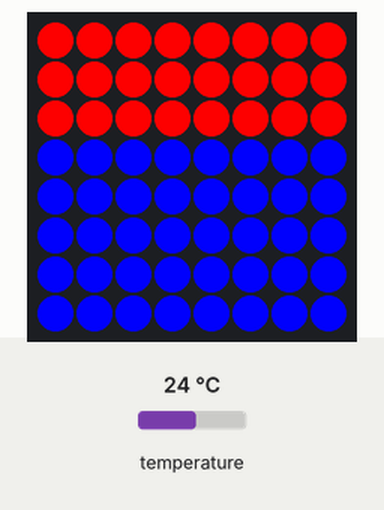
This program was run on a simulated Raspberry Pi (BCM pin numbers) with a Sense HAT. Parts: the Sense HAT's 8×8 RGB LED matrix. The inputs (shaded band) are chosen by the test bench; at power-on: temperature 24 °C.

Above: at 1.2 s.
1.3 s: temperature set to 12 °C
At 1.9 s:
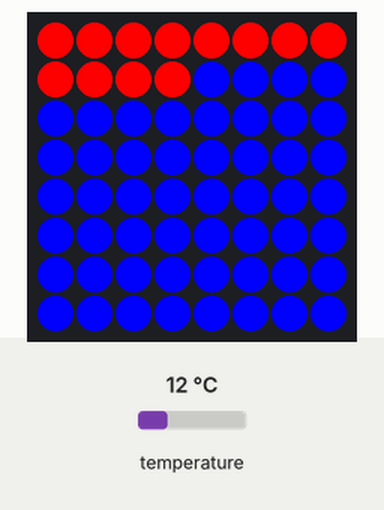
2.8 s: temperature set to 19 °C
At 4.0 s:
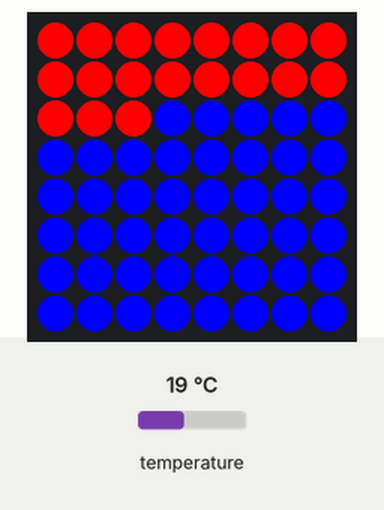
4.3 s: temperature set to 28 °C
At 5.3 s:
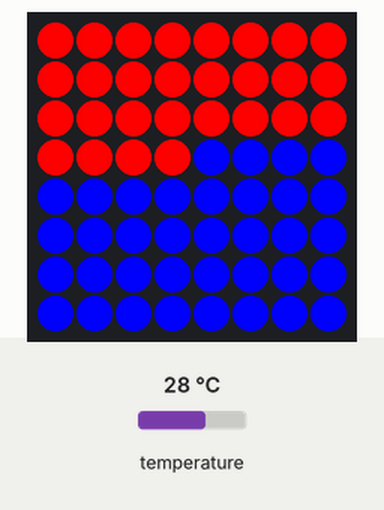
Timing chart, 0 to 7.3 s (numbered marks = the images above; inputs shaded):
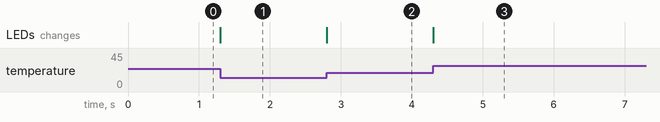

Measured:
- after the input at 1.3 s, the LEDs: change at once (image 1)
- after the input at 2.8 s, the LEDs: change at once (image 2)
- after the input at 4.3 s, the LEDs: change at once (image 3)

The program:

temperature.py
```python
# This file has been written to your home directory for convenience. It is
# saved as "/home/pi/temperature-2016-10-01-02-44-44.py"

from sense_hat import SenseHat

sense = SenseHat()

red = (255, 0, 0)
blue = (0, 0, 255)

while True:
    temp = sense.temp
    pixels = [red if i < temp else blue for i in range(64)]
    sense.set_pixels(pixels)
```
